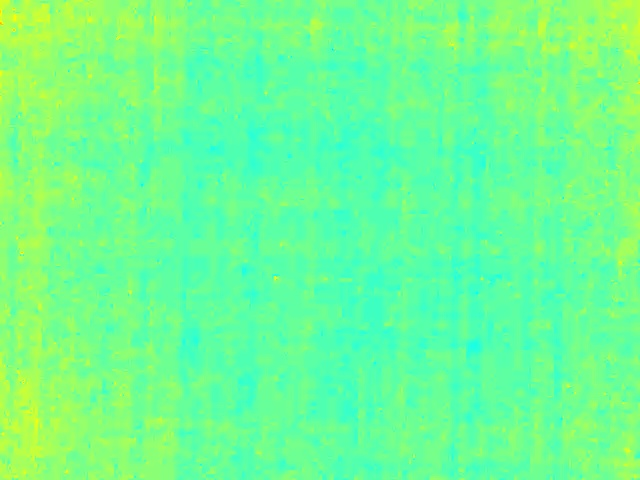
#> input picture backup/Ship_3.0.0/Ship_2.0.0/Ship/gps_module_abdulla/complete_turret/images/heatmap_boxed1.jpg, 640 x 480 px
$ python -i main.py   (imports and definitions only)
#> lines starting #> are read from the running program, lines starting #| are printed output that depends on the picture; after the words box and inside, x2 and y2 are one past the last pixel; in counts of white or black regions, pixels touching at a corner belong together
#> further down, picture is the input picture: shape (480, 640, 3); mean B, G, R 147.1, 254.6, 108.8
import subprocess
import cv2
import os
import numpy as np

def generate_rtsp_url(ip_address):
    return f"rtsp://admin:qzIRge@{ip_address}/avc/"

# [11 lines left out: function capture_frame, not called in this run]

def apply_heatmap_with_box(frame, save_path, threshold_ratio=0.95):
    # Convert the frame to grayscale
#> called with save_path = 'out.png', threshold_ratio = 0.95
    gray = cv2.cvtColor(frame, cv2.COLOR_BGR2GRAY)
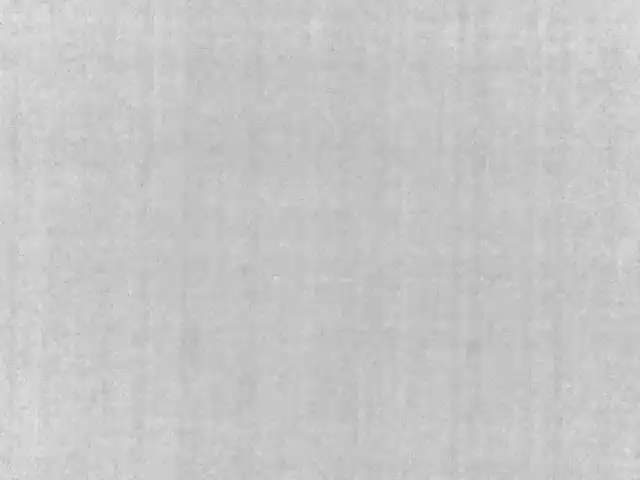
#> gray: shape (480, 640); min 158, max 225, mean 198.8

    # Apply the heatmap color map
    try:
       heatmap = cv2.applyColorMap(gray, cv2.COLORMAP_JET)
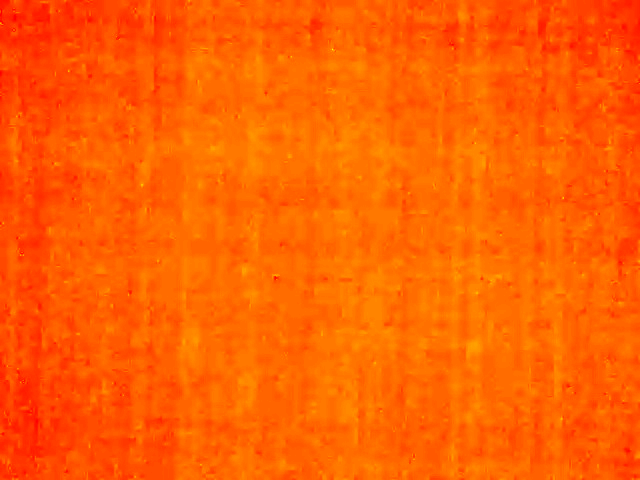
#> heatmap: shape (480, 640, 3); mean B, G, R 0, 96.8, 255
    except cv2.error as e:
        print(f"Error applying color map: {e}")
        return

    # Find the coordinates of the maximum pixel value (brightest/hottest point)
    (minVal, maxVal, minLoc, maxLoc) = cv2.minMaxLoc(gray)
#> minVal = 158; maxVal = 225; minLoc = (332, 49); maxLoc = (1, 12)

    # Threshold the grayscale image to isolate the hottest parts
    _, thresholded = cv2.threshold(gray, maxVal * threshold_ratio, 255, cv2.THRESH_BINARY)
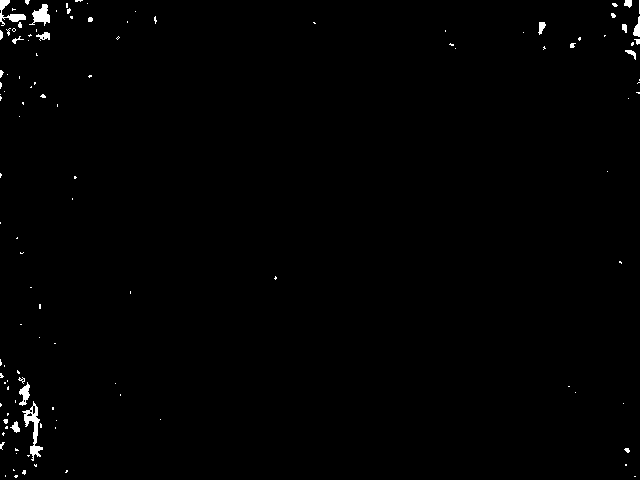
#> thresholded: shape (480, 640); 0.71% white; 117 white regions (98 under 20 px)

    # Find contours in the thresholded image
    contours, _ = cv2.findContours(thresholded.astype(np.uint8), cv2.RETR_EXTERNAL, cv2.CHAIN_APPROX_SIMPLE)
#> contours = 117 contours, 106 with area under 20; largest, box (x1, y1, x2, y2) and area: (22, 401, 43, 461) 333, (29, 4, 50, 26) 198, (0, 0, 26, 26) 168, (19, 382, 30, 406) 113, (633, 16, 640, 37) 62

    # Create an initial bounding box based on the location of the maximum pixel value
    initial_bbox = (maxLoc[0]-1, maxLoc[1]-1, 3, 3)
#> initial_bbox = (0, 11, 3, 3)

    box_center = None

    for cnt in contours:
        x, y, w, h = cv2.boundingRect(cnt)
        if (x <= initial_bbox[0] <= x + w and y <= initial_bbox[1] <= y + h):
            cv2.rectangle(heatmap, (x, y), (x+w, y+h), (0, 255, 0), 2)  # Draw the box
            box_center = (x + w//2, y + h//2)  # Calculate the center of the box
            break
#> this loop made 117 passes
#> (x, y, w, h, box_center) on pass 117: (0, 0, 26, 26, (13, 13))
#> (x, y, w, h) on passes 2, 4, 5, 8, 10, 11: (14, 475, 4, 3), (65, 470, 3, 3), (22, 470, 4, 5), (34, 464, 3, 3), (16, 453, 1, 1), (624, 448, 6, 5)
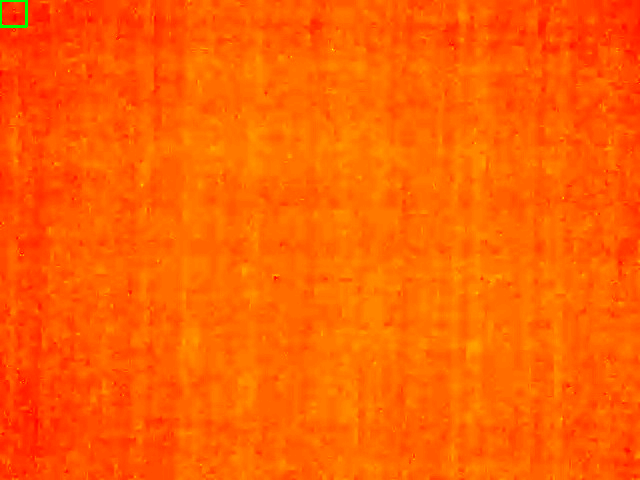
#> heatmap: shape (480, 640, 3); 0.08% of pixels changed, all inside (x1, y1, x2, y2) = (0, 0, 28, 28)

    cv2.imwrite(save_path, heatmap)
    print(f"Heatmap with box saved to {save_path}")

    return box_center
# [227 lines left out: functions get_next_filename, flir_camera_menu, lidar_menu, stepper_motors_menu, relay_menu, homing_turret_menu and 3 more, not called in this run]

# [2 lines not run here, left out]

>>> import cv2
>>> picture = cv2.imread('images/heatmap_boxed1.jpg')
>>> result = apply_heatmap_with_box(picture, 'out.png')
#> result = (13, 13)

$ run again, on backup/Ship_3.0.0/Ship_2.0.0/Ship/gps_module_abdulla/complete_turret/images/heatmap_boxed11.jpg
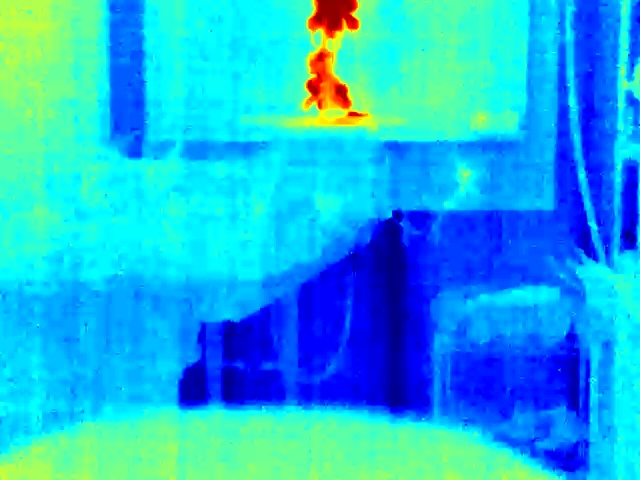
#> input picture backup/Ship_3.0.0/Ship_2.0.0/Ship/gps_module_abdulla/complete_turret/images/heatmap_boxed11.jpg, 640 x 480 px
#> picture is the input picture: shape (480, 640, 3); mean B, G, R 224.3, 176.7, 27.3
#> in apply_heatmap_with_box, `heatmap = cv2.applyColorMap(gray, cv2.COLORMAP_JET)`:
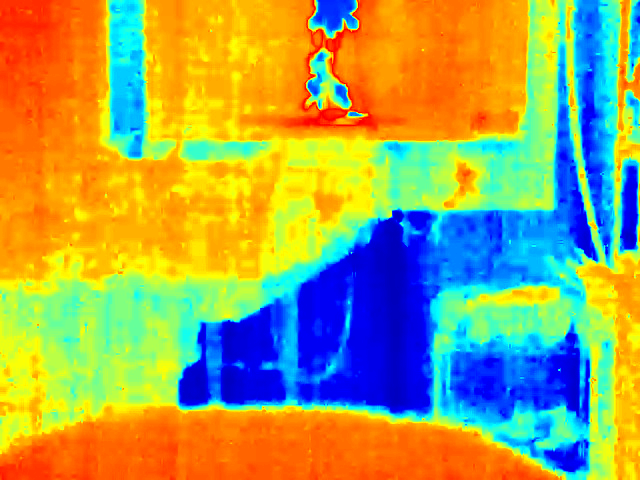
#> heatmap: shape (480, 640, 3); mean B, G, R 91.3, 162.6, 161.6
#> minVal = 14; maxVal = 228; minLoc = (393, 234); maxLoc = (347, 86)
#> in apply_heatmap_with_box, `_, thresholded = cv2.threshold(gray, maxVal * threshold_ratio, 255, cv..`:
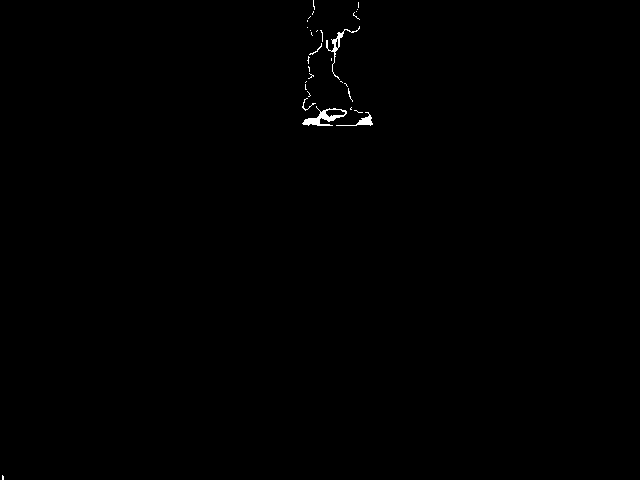
#> thresholded: shape (480, 640); 0.28% white; 31 white regions (26 under 20 px)
#> contours = 31 contours, 28 with area under 20; largest, box (x1, y1, x2, y2) and area: (302, 106, 347, 126) 333, (326, 26, 360, 80) 114, (336, 112, 373, 126) 85
#> initial_bbox = (346, 85, 3, 3)
#> the loop in apply_heatmap_with_box, `for cnt in contours:` made 10 passes
#> (x, y, w, h, box_center) on pass 10: (344, 83, 4, 4, (346, 85))
#> result = (346, 85)
